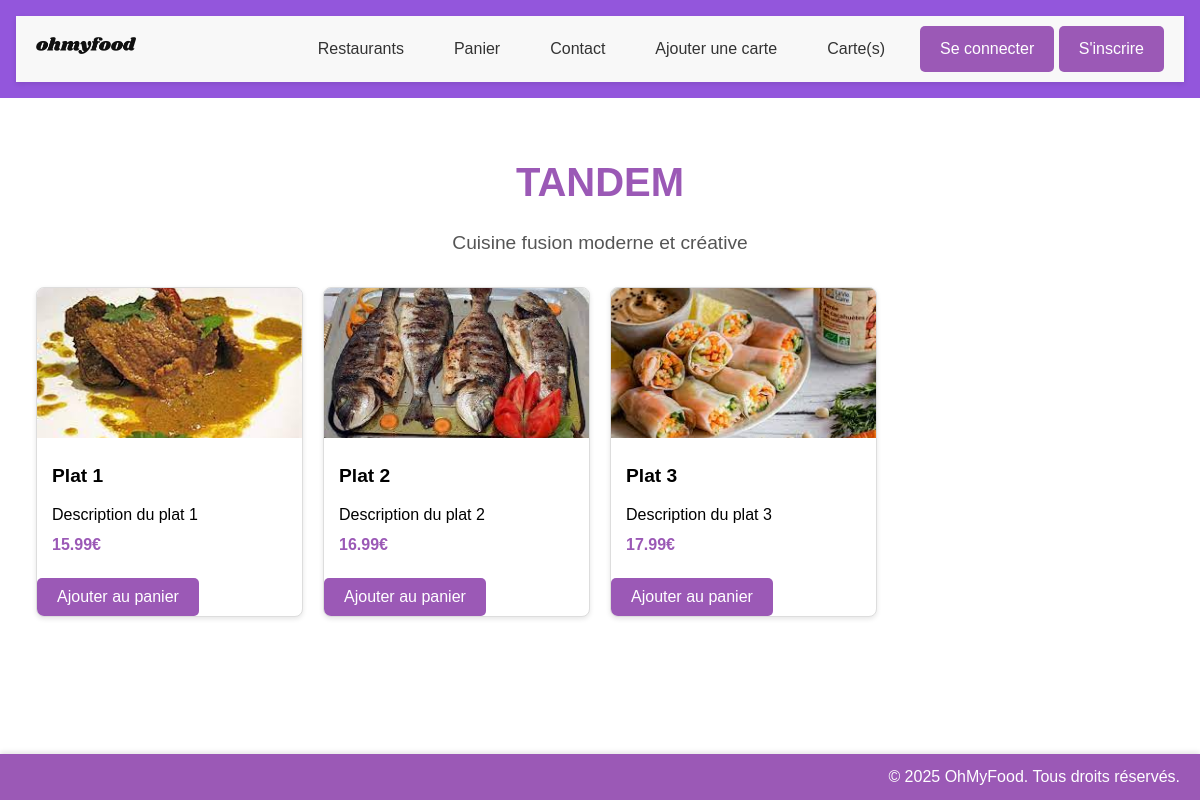
Page /restaurant/4 on the committed database.
### app.py (models this page shows)
class Restaurant(db.Model):
    id = db.Column(db.Integer, primary_key=True)
    nom = db.Column(db.String(100), nullable=False)
    description = db.Column(db.Text)
    image = db.Column(db.String(255))  # Colonne pour l'image
    plats = db.relationship('Plat', backref='restaurant', lazy=True)

class Plat(db.Model):
    id = db.Column(db.Integer, primary_key=True)
    nom = db.Column(db.String(100), nullable=False)
    description = db.Column(db.Text)
    prix = db.Column(db.Float, nullable=False)
    restaurant_id = db.Column(db.Integer, db.ForeignKey('restaurant.id'), nullable=False)
    image = db.Column(db.String(255))  # Colonne pour l'image

### app.py (the view)
@app.route('/restaurant/<int:restaurant_id>')
def restaurant_detail(restaurant_id):
    restaurant = Restaurant.query.get_or_404(restaurant_id)
    return render_template('restaurant.html', restaurant=restaurant)

### templates/restaurant.html (shortened to what this page needs)
{% extends "base.html" %}
{% block content %}
<div class="restaurant-detail">
    <h1>{{ restaurant.nom }}</h1>
    <p class="description">{{ restaurant.description }}</p>
    <div class="menu-grid">
        {% for plat in restaurant.plats %}
        <div class="plat-card">
            <img src="{{ url_for('static', filename=plat.image) }}" alt="{{ plat.nom }}" class="plat-image">
            <div class="plat-info">
                <h3>{{ plat.nom }}</h3>
                <p>{{ plat.description }}</p>
                <p class="prix">{{ '{:.2f}'.format(plat.prix) }}€</p>
            </div>
            <form action="{{ url_for('ajouter_panier') }}" method="POST">
                <button type="submit" class="btn">Ajouter au panier</button>
            </form>
        </div>
        {% endfor %}
    </div>
</div>
{% endblock %}

### static/css/style.css (style rules this page uses)
* { margin: 0; padding: 0; box-sizing: border-box; }
body { font-family: Arial, sans-serif; line-height: 1.6; }
.btn { display: inline-block; padding: 10px 20px; font-size: 16px; color: #fff; background-color: #9b59b6; border: none; border-radius: 5px; text-decoration: none; transition: background-color 0.3s, transform 0.3s; }
.restaurant-detail { padding: 20px; }
.menu-grid { display: grid; grid-template-columns: repeat(auto-fill, minmax(250px, 1fr)); gap: 20px; }
.plat-card { background-color: #fff; border: 1px solid #ddd; border-radius: 8px; box-shadow: 0 2px 5px rgba(0, 0, 0, 0.1); overflow: hidden; transition: transform 0.3s; }
.plat-image { width: 100%; height: 150px; object-fit: cover; }
.plat-info { padding: 15px; }
.plat-info h3 { margin: 0 0 10px; font-size: 1.2em; }
.plat-info p { margin: 5px 0; }
.prix { font-weight: bold; color: #9b59b6; }
.restaurant-detail h1 { font-size: 2.5em; color: #9b59b6; margin-bottom: 15px; text-align: center; text-transform: uppercase; }
.restaurant-detail .description { font-size: 1.2em; color: #555; margin-bottom: 30px; text-align: center; line-height: 1.5; }

### rows in the picture
Restaurant: nom "TANDEM", description "Cuisine fusion moderne et créative"
Plat: image (picture), nom "Plat 1", description "Description du plat 1", prix "15.99"
Plat: image (picture), nom "Plat 2", description "Description du plat 2", prix "16.99"
Plat: image (picture), nom "Plat 3", description "Description du plat 3", prix "17.99"
